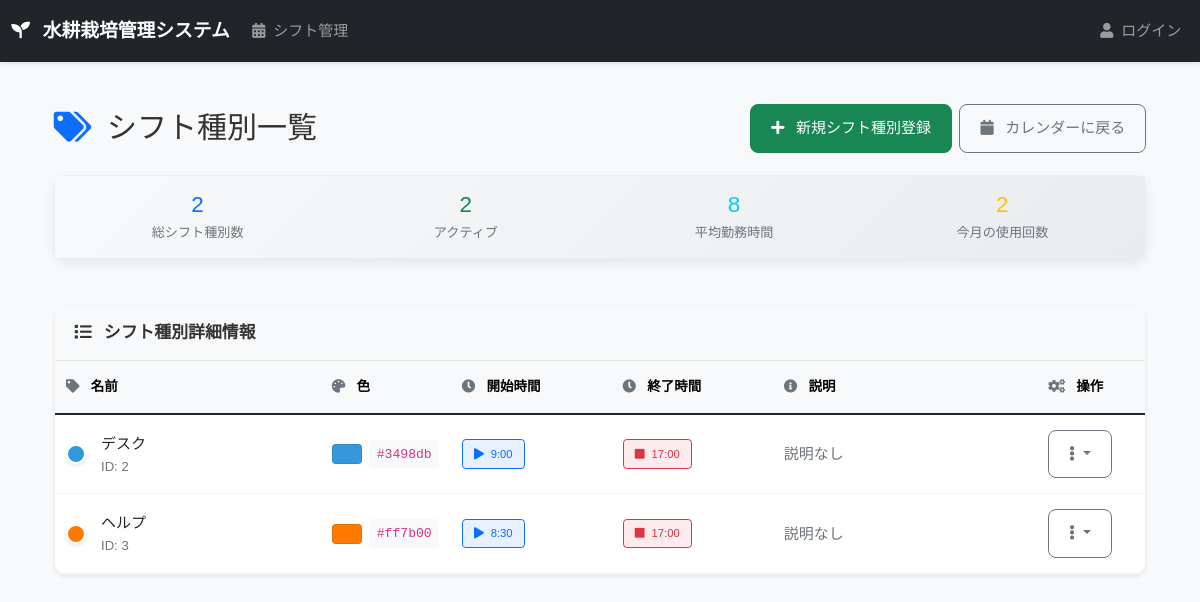
The page /shift-type/ on the database its author committed.
### shift_management/models.py (models this page shows, shortened)
class ShiftType(models.Model):
    name = models.CharField(max_length=50, verbose_name="シフト種別名")
    color = models.CharField(max_length=20, default="#3498db", verbose_name="表示色")
    start_time = models.TimeField(verbose_name="デフォルト開始時間")
    end_time = models.TimeField(verbose_name="デフォルト終了時間")
    description = models.TextField(blank=True, null=True, verbose_name="説明")
    class Meta:
        verbose_name = "シフト種別"
        verbose_name_plural = "シフト種別"

### shift_management/views.py (the view)
# urls.py: path('shift-type/', views.shift_type_list, name='shift_type_list'),
def shift_type_list(request):
    shift_types = ShiftType.objects.all()
    return render(request, 'shift_management/shift_type_list.html', {'shift_types': shift_types})

### templates/shift_management/shift_type_list.html (shortened to what this page needs)
{% extends "base.html" %}
{% block content %}
<div class="container-fluid py-4">
  <div class="row mb-4">
    <div class="col-12">
      <div class="d-flex justify-content-between align-items-center flex-wrap">
        <h1 class="h2 mb-2 mb-md-0">
          <i class="fas fa-tags me-2 text-primary"></i>
          シフト種別一覧
        </h1>
        <div class="d-flex gap-2 flex-wrap">
          <a href="{% url 'shift_management:shift_type_create' %}" class="btn btn-success">
            <i class="fas fa-plus me-2"></i>
            <span class="d-none d-sm-inline">新規シフト種別登録</span>
          </a>
          <a href="{% url 'shift_management:calendar' %}" class="btn btn-outline-secondary">
            <i class="fas fa-calendar me-2"></i>
            <span class="d-none d-sm-inline">カレンダーに戻る</span>
          </a>
        </div>
      </div>
    </div>
  </div>
  <div class="row mb-4">
    <div class="col-12">
      <div class="card bg-light">
        <div class="card-body py-3">
          <div class="row text-center">
            <div class="col-6 col-md-3">
              <div class="h4 mb-1 text-primary">{{ shift_types|length }}</div>
              <div class="small text-muted">総シフト種別数</div>
            </div>
            <div class="col-6 col-md-3">
              <div class="h4 mb-1 text-success">{{ shift_types|length }}</div>
              <div class="small text-muted">アクティブ</div>
            </div>
            <div class="col-6 col-md-3">
              <div class="h4 mb-1 text-info">8</div>
              <div class="small text-muted">平均勤務時間</div>
            </div>
            <div class="col-6 col-md-3">
              <div class="h4 mb-1 text-warning">{{ shift_types|length }}</div>
              <div class="small text-muted">今月の使用回数</div>
            </div>
          </div>
        </div>
      </div>
    </div>
  </div>
  <div class="row">
    <div class="col-12">
      <div class="card shadow-sm">
        <div class="card-header">
          <h5 class="card-title mb-0">
            <i class="fas fa-list me-2"></i>
            シフト種別詳細情報
          </h5>
        </div>
        <div class="card-body p-0">
          <div class="d-none d-lg-block">
            <div class="table-responsive">
              <table class="table table-hover mb-0">
                <thead class="table-light">
                  <tr>
                    <th style="width: 25%;">
                      <i class="fas fa-tag me-2 text-muted"></i>
                      名前
                    </th>
                    <th style="width: 10%;">
                      <i class="fas fa-palette me-2 text-muted"></i>
                      色
                    </th>
                    <th style="width: 15%;">
                      <i class="fas fa-clock me-2 text-muted"></i>
                      開始時間
                    </th>
                    <th style="width: 15%;">
                      <i class="fas fa-clock me-2 text-muted"></i>
                      終了時間
                    </th>
                    <th style="width: 25%;">
                      <i class="fas fa-info-circle me-2 text-muted"></i>
                      説明
                    </th>
                    <th style="width: 10%;">
                      <i class="fas fa-cogs me-2 text-muted"></i>
                      操作
                    </th>
                  </tr>
                </thead>
                <tbody>
                  {% for shift_type in shift_types %}
                  <tr>
                    <td>
                      <div class="d-flex align-items-center">
                        <div class="color-indicator me-3" style="background-color: {{ shift_type.color }};"></div>
                        <div>
                          <div class="fw-semibold">{{ shift_type.name }}</div>
                          <div class="small text-muted">ID: {{ shift_type.id }}</div>
                        </div>
                      </div>
                    </td>
                    <td>
                      <div class="d-flex align-items-center">
                        <div class="color-preview me-2" style="background-color: {{ shift_type.color }};"></div>
                        <code class="small">{{ shift_type.color }}</code>
                      </div>
                    </td>
                    <td>
                      <span class="badge bg-primary bg-opacity-10 text-primary border border-primary border-opacity-25">
                        <i class="fas fa-play me-1"></i>
                        {{ shift_type.start_time }}
                      </span>
                    </td>
                    <td>
                      <span class="badge bg-danger bg-opacity-10 text-danger border border-danger border-opacity-25">
                        <i class="fas fa-stop me-1"></i>
                        {{ shift_type.end_time }}
                      </span>
                    </td>
                    <td>
                      {% if shift_type.description %}
                        <div class="text-truncate" style="max-width: 200px;" title="{{ shift_type.description }}">
                          {{ shift_type.description }}
                        </div>
                      {% else %}
                        <span class="text-muted">説明なし</span>
                      {% endif %}
                    </td>
                    <td>
                      <div class="dropdown">
                        <button class="btn btn-sm btn-outline-secondary dropdown-toggle" type="button" data-bs-toggle="dropdown">
                          <i class="fas fa-ellipsis-v"></i>
                        </button>
                      </div>
                    </td>
                  </tr>
                  {% endfor %}
                </tbody>
              </table>
            </div>
          </div>
        </div>
      </div>
    </div>
  </div>
</div>
{% endblock %}

### static/css/custom_responsive.css (style rules this page uses)
html { font-size: 16px; line-height: 1.5; }
body { font-family: 'Hiragino Sans', 'Hiragino Kaku Gothic ProN', Meiryo, sans-serif; font-weight: 400; }
h1, h2, h3, h4, h5, h6 { font-weight: 600; line-height: 1.3; margin-bottom: 0.75rem; }
h1 { font-size: 2rem; }
h5 { font-size: 1.125rem; }
@media (min-width: 1025px) { .btn { font-size: 1rem; padding: 12px 20px; } }
html { font-size: 16px; }
@media (max-width: 1200px) { html { font-size: 15px; } }

### templates/base.html (style rules this page uses)
body { font-family: 'Hiragino Sans', 'Hiragino Kaku Gothic ProN', Meiryo, sans-serif; background-color: #f8f9fa; font-size: 1rem; line-height: 1.6; color: #333; }
.card { box-shadow: 0 4px 12px rgba(0, 0, 0, 0.08); margin-bottom: 24px; border: 1px solid rgba(0, 0, 0, 0.05); border-radius: 12px; transition: all 0.2s ease; }
.card-header { background-color: #f8f9fa; font-weight: 600; font-size: 1.05rem; padding: 16px 20px; border-bottom: 1px solid rgba(0, 0, 0, 0.08); }
.card-body { padding: 20px; }
.btn { font-weight: 500; border-radius: 8px; transition: all 0.2s ease; }

### templates/shift_management/shift_type_list.html (style rules this page uses)
.color-indicator { width: 20px; height: 20px; border-radius: 50%; border: 2px solid #fff; box-shadow: 0 2px 4px rgba(0, 0, 0, 0.1); }
.color-preview { width: 30px; height: 20px; border-radius: 4px; border: 1px solid rgba(0, 0, 0, 0.1); }
.table th { border-top: none; font-weight: 600; font-size: 0.9rem; padding: 1rem 0.75rem; background-color: #f8f9fa !important; }
.table td { padding: 1rem 0.75rem; vertical-align: middle; border-bottom: 1px solid #f1f3f4; }
.badge { font-size: 0.75rem; padding: 0.5rem 0.75rem; font-weight: 500; }
code { background-color: #f8f9fa; padding: 0.25rem 0.5rem; border-radius: 4px; font-size: 0.8rem; }
.bg-light .card-body { background: linear-gradient(135deg, #f8f9fa 0%, #e9ecef 100%); }

### rows shown on the page
ShiftType: name "デスク", id "2", color "#3498db", start_time "9:00", end_time "17:00", description "説明なし"
ShiftType: name "ヘルプ", id "3", color "#ff7b00", start_time "8:30", end_time "17:00", description "説明なし"

### other values the page prints
{{ shift_types|length }} "2"
